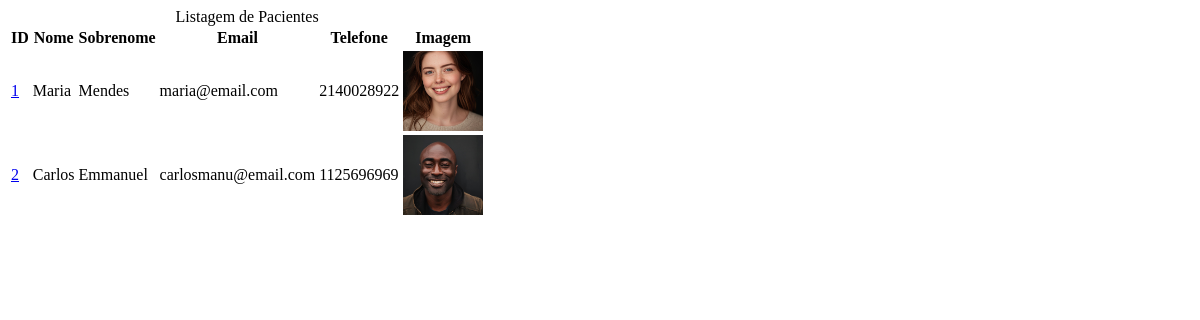
/pacientes/, run on an earlier commit of the app's database.
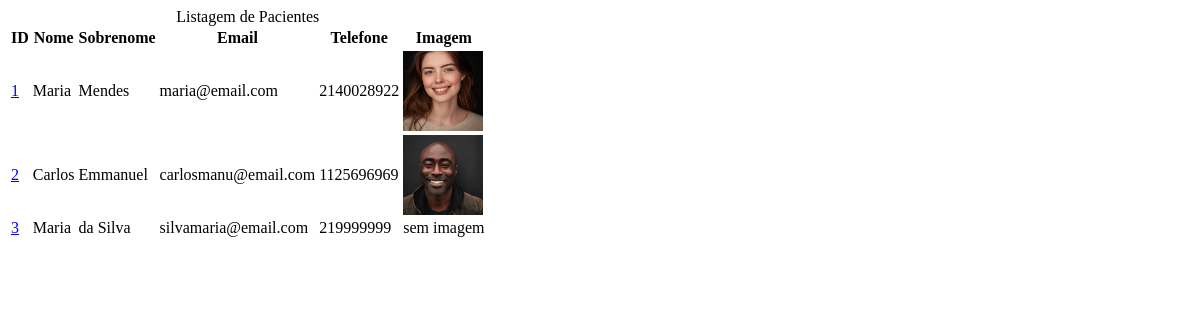
And on a later commit of the database.
### sistema/models.py (models this page shows, shortened)
class Paciente(models.Model):
    nome = models.CharField(max_length=50)
    sobrenome = models.CharField(max_length=50)
    email = models.EmailField()
    telefone = models.CharField(max_length=20)
    criacao_data = models.DateTimeField(default=timezone.now)
    mensagem = models.TextField(blank=True) #blank = True, o campo é opcional, pode ficar vazio
    ativo = models.BooleanField(default=True)
    imagem = models.ImageField(upload_to='img/%Y/%m/', blank=True)

### sistema/views/paciente_views.py (the view)
# urls.py: path('pacientes/',views.listarPacientes,name='pacientes'),
def listarPacientes(request):
    pacientes = Paciente.objects.all() # Variável pacientes está guardando todos os objetos da tabela Paciente
    context = { # Declaração de um dict que possui a chave pacientes e o valor pacientes(variável criada acima).
        'pacientes': pacientes,
    }
    return render(
        request,
        'paciente/listar.html',
        context,
    )

### sistema/templates/paciente/listar.html (shortened to what this page needs)
{% block conteudo %}
    <div class="responsive-table">
        <table class="pacientes-table">
            <caption class="table-caption">
                Listagem de Pacientes
            </caption>
            <thead>
                <tr class="table-row table-row-header" >
                    <th class="table-header">ID</th>
                    <th class="table-header">Nome</th>
                    <th class="table-header">Sobrenome</th>
                    <th class="table-header">Email</th>
                    <th class="table-header">Telefone</th>
                    <th class="table-header">Imagem</th>
                </tr>
            </thead>
            <tbody>
                {% for paciente in pacientes  %}
                    <tr class="table-row">
                        <td class="table-cel"><a class="table-link" href="{% url 'sistema:perfil_paciente' paciente.id %}"> {{ paciente.id }} </a></td>
                        <td class="table-cel"> {{paciente.nome}}</td>
                        <td class="table-cel"> {{paciente.sobrenome}}</td>
                        <td class="table-cel"> {{paciente.email}}</td>
                        <td class="table-cel"> {{paciente.telefone}}</td>
                        <td class="table-cel">
                            {% if paciente.imagem %}
                              <img src = "{{ paciente.imagem.url }} " alt="Imagem do paciente" style="max-height:80px;">
                            {% else %}
                              sem imagem
                            {% endif %}
                          </td>
                        </tr>
                {% endfor %}
            </tbody>
        </table>
    </div>
{% endblock conteudo %}

What changed in the data, as far as the page shows it:
added Paciente: id "3", nome "Maria", sobrenome "da Silva", email "silvamaria@email.com", telefone "219999999", imagem "sem imagem"
